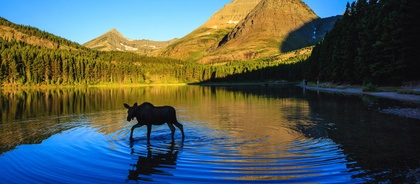
%> input picture Proyecto/montaña.jpeg, 420 x 184 px, shrunk from 1700 x 744 before the run
$ octave Proyecto_2.m   (GNU Octave 9; MATLAB toolbox functions it lacks are replaced by stand-ins)
%> lines starting %> are read from the running program, lines starting %| are printed output that depends on the picture; in (x1, y1, x2, y2) boxes, pixels count from 0 and x2, y2 are one past the last pixel; in counts of white or black regions, pixels touching at a corner belong together; the program's own positions count from 1
clc
close all
warning off all
clear

% Lee la imagen
imagen_original = imread('montaña.jpeg');
%> imagen_original is the input picture: size 184x420x3 uint8; mean R, G, B 80.1, 90.9, 84.9
imagen = imagen_original;

% Obtiene las dimensiones de la imagen
[filas, columnas, ~] = size(imagen);
%> filas = 184; columnas = 420

% Calcula el umbral para el filtro de objetos pequeños
pixeles_binarios = filas * columnas;
%> pixeles_binarios = 77280
pixeles_binarios = pixeles_binarios * 0.05;
%> pixeles_binarios = 3864

% Muestra la imagen original
figure;
imshow(imagen);
title('Imagen Original');

% Aplica la condición y actualiza la imagen
for i = 1:filas
    for j = 1:columnas
        % Aplica la condición RGB para detectar ciertos píxeles
        if imagen(i, j, 1) > 100 && imagen(i, j, 2) > 100 && imagen(i, j, 3) > 200
            % Asigna negro al píxel que cumple la condición
            imagen(i, j, :) = [0, 0, 0];
        else
            % Asigna blanco a los píxeles que no cumplen la condición
            imagen(i,j,:) = [255, 255, 255];
        end
    end
end
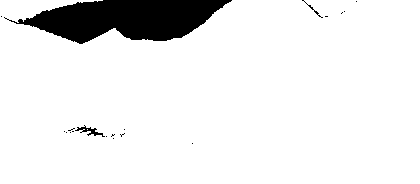
%> imagen: size 184x420x3 uint8; 91.8% white; 19 black regions (16 under 20 px), largest, box (x1, y1, x2, y2) and area: (4, 0, 232, 44) 6149, (75, 125, 105, 137) 110, (302, 0, 323, 18) 35

% Muestra la imagen modificada
figure;
imshow(imagen);
title('Imagen Modificada');

disp('Programa finalizado.');

% Convierte la imagen a escala de grises y aplica un filtro de mediana
bw = rgb2gray(imagen);
bw = medfilt2(bw);
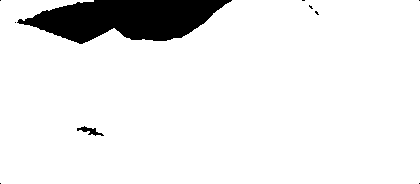
%> bw: size 184x420 uint8; 91.9% white; 10 black regions (8 under 20 px), largest, box (x1, y1, x2, y2) and area: (17, 0, 232, 44) 6147, (77, 126, 104, 136) 107

% Binariza la imagen
binaryImage = imbinarize(bw);

% Realiza operaciones de dilatación y erosión
dilatada = dilatacion(binaryImage, 3);
%> after the loop in dilatacion, `for i = 1:m`:
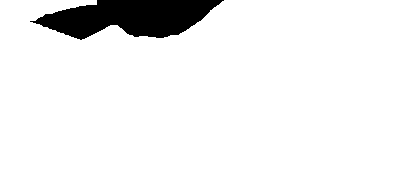
%> result: size 184x420 double; values 0 (black) and 1 (white), 93.6% white; 1 black region, box (x1, y1, x2, y2) and area: (30, 0, 224, 40) 4960
resultado = erosion(dilatada, 3);
%> after the loop in erosion, `for i = 1:m`:
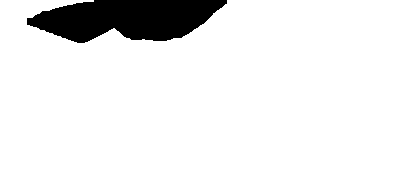
%> result: size 184x420 double; values 0 (black) and 1 (white), 92.1% white; 1 black region, box (x1, y1, x2, y2) and area: (27, 0, 227, 43) 6085

% Invierte la imagen binaria
resultado = ~resultado;

% Etiqueta y filtra objetos conectados
[L, num] = bwlabel(resultado);
%> num = 1

% Obtener propiedades de los objetos
propiedades = regionprops(L, 'Area');
%> propiedades = 1 region; Area: 6085

% Filtra objetos basándose en el área
I_filtrada = false(size(resultado));
for k = 1:num
    disp(k + " - " + propiedades(k).Area);
    if propiedades(k).Area >= pixeles_binarios
        I_filtrada = I_filtrada | (L == k);
    end
end
%> this loop made 1 pass
%| 1 - 6085

I = I_filtrada;

% Procesamiento y visualización
figure(); imshow(imagen_original); hold on;

for k = 1:num
    objeto = (L == k) & I;
    if any(objeto(:))
        % Obtención de características
        stats = regionprops(objeto, 'Centroid');
        disp("X: " + stats.Centroid(1) + "     Y: " + stats.Centroid(2));

        % Encuentra los puntos más bajos o más altos de cada columna
        boundary = bwboundaries(objeto);
        [minY, minYIdx] = min(boundary{1}(:, 1));
        [maxY, maxYIdx] = max(boundary{1}(:, 1));

        %Dibuja el contorno del objeto en rojo
        plot(boundary{1}(:,2), boundary{1}(:,1), 'r', 'LineWidth', 2);

        % Dibuja una línea simulando el contorno inferior o superior
        if stats.Centroid(2) > size(imagen_original, 1)*(2) / 3
            % Centroide por encima de la mitad del eje vertical y
            % Muestra los puntos más bajos de cada columna
            plot(boundary{1}(minYIdx, 2), boundary{1}(minYIdx, 1), 'g.', 'MarkerSize', 10);
            plot(boundary{1}(:, 2), minY * ones(size(boundary{1}, 1), 1), 'g', 'LineWidth', 2);
        else
            % Centroide por debajo de la mitad del eje vertical y
            % Muestra los puntos más altos de cada columna
            plot(boundary{1}(maxYIdx, 2), boundary{1}(maxYIdx, 1), 'g.', 'MarkerSize', 10);
            plot(boundary{1}(:, 2), maxY * ones(size(boundary{1}, 1), 1), 'g', 'LineWidth', 2);
        end
    end
end
%> this loop made 1 pass
%> (stats, minY, minYIdx, maxY, maxYIdx) on pass 1: ({Centroid [127.7 19.4]}, 1, 69, 43, 347)
%| X: 127.7145     Y: 19.3883
%> after the loop, boundary = 1 item; stats = 1 region; Centroid: [127.7 19.4]
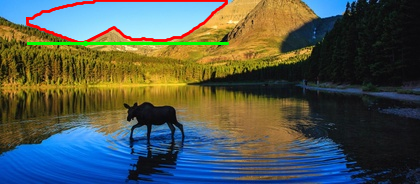
%> figure redrawn from the program's plot data

hold off;

% Función de erosión
function result = erosion(image, tam)
    [m, n] = size(image);
    result = zeros(m, n);

    for i = 1:m
        for j = 1:n
            inicio_fila = max(1, i - tam);
            fin_fila = min(m, i + tam);
            inicio_col = max(1, j - tam);
            fin_col = min(n, j + tam);

            vecindad = image(inicio_fila:fin_fila, inicio_col:fin_col);

            if all(vecindad(:) == 1)
                result(i, j) = image(i, j);
            else
                result(i, j) = 0;
            end
        end
    end
end

% Función de dilatación
function result = dilatacion(image, tam)
    [m, n] = size(image);
    result = zeros(m, n);

    for i = 1:m
        for j = 1:n
            inicio_fila = max(1, i - tam);
            fin_fila = min(m, i + tam);
            inicio_col = max(1, j - tam);
            fin_col = min(n, j + tam);

            vecindad = image(inicio_fila:fin_fila, inicio_col:fin_col);

            if any(vecindad(:) == 1)
                result(i, j) = 1;
            else
                result(i, j) = 0;
            end
        end
    end
end

$ run again, with Proyecto/mar.jpg copied over Proyecto/montaña.jpeg
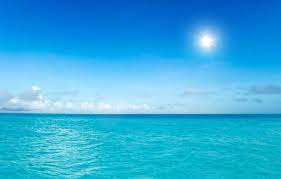
%> input picture Proyecto/mar.jpg, 281 x 179 px
%> imagen_original is the input picture: size 179x281x3 uint8; mean R, G, B 53.1, 171.7, 220.3
%> after the loop `for i = 1:filas`:
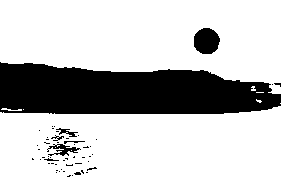
%> imagen: size 179x281x3 uint8; 75.2% white; 54 black regions (47 under 20 px), largest, box (x1, y1, x2, y2) and area: (0, 62, 281, 114) 11456, (194, 28, 220, 54) 537, (47, 144, 81, 156) 178
%> binaryImage: size 179x281 logical; 75.4% white; 20 black regions (16 under 20 px), largest, box (x1, y1, x2, y2) and area: (0, 62, 281, 114) 11491, (194, 28, 220, 54) 537, (49, 144, 79, 156) 158, (57, 128, 76, 137) 64
%> resultado: size 179x281 logical; 23.8% white; 2 white regions, box (x1, y1, x2, y2) and area: (0, 63, 281, 114) 11418, (194, 28, 219, 54) 533
%> L: size 179x281 double; 3 distinct labels, from 0 to 2
%> num = 2
%> propiedades = 2 regions; Area: 11418, 533
%> the loop `for k = 1:num` made 2 passes
%| 1 - 11418
%| 2 - 533
%> the loop `for k = 1:num` made 2 passes
%> (stats, minY, minYIdx, maxY, maxYIdx) on pass 1: ({Centroid [127.6 92.5]}, 64, 1, 114, 372)
%> (printed output is left out)
%> after the loop `for k = 1:num`: boundary = 2 items; stats = 1 region; Centroid: [127.6 92.5]
%> after the loop `for k = 1:num`:
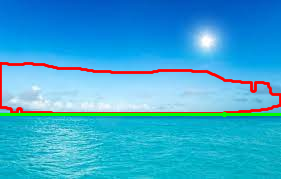
%> figure redrawn from the program's plot data
